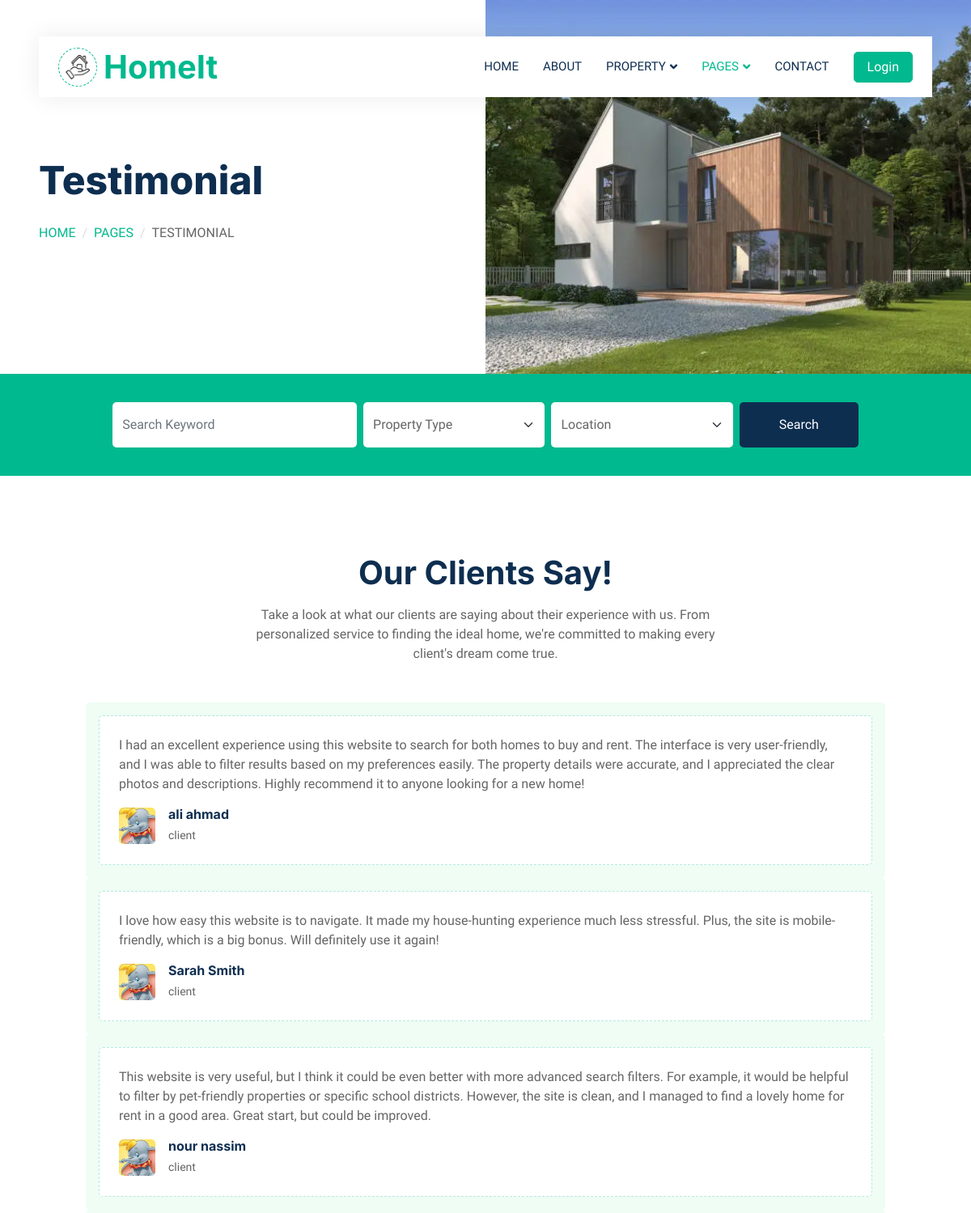
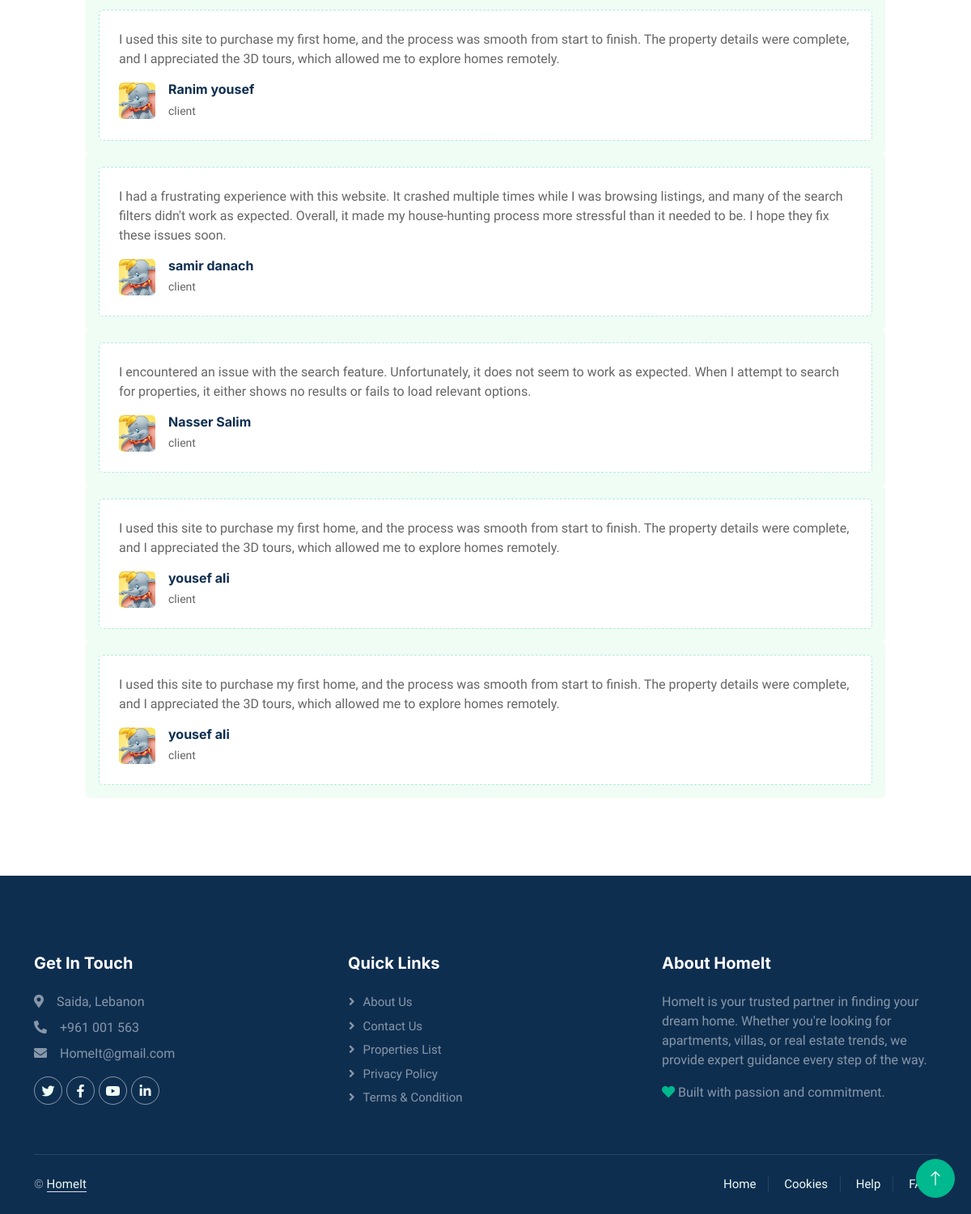
The app's page /frontend/testimonial.php with its own data (2 pictures, top to bottom).
### tables this page shows
CREATE TABLE `client_reviews` (
  `client_review_id` int(11) NOT NULL,
  `name` varchar(20) NOT NULL,
  `email` varchar(50) NOT NULL,
  `subject` varchar(100) NOT NULL,
  `message` text NOT NULL,
  `created_at` timestamp NOT NULL DEFAULT current_timestamp()
);

### frontend/testimonial.php (the view, shortened to what this page needs)
<?php
  require_once '../inc/connection.php';
?>
<!DOCTYPE html>
<html lang="en">
<head>
    <link href="https://cdnjs.cloudflare.com/ajax/libs/font-awesome/5.10.0/css/all.min.css" rel="stylesheet">
    <link href="https://cdn.jsdelivr.net/npm/bootstrap-icons@1.4.1/font/bootstrap-icons.css" rel="stylesheet">
    <link href="../css/bootstrap.min.css" rel="stylesheet">
    <link href="../css/style.css" rel="stylesheet">
</head>
<body>
    <div class="container-xxl bg-white p-0">
        <div class="container-fluid nav-bar bg-transparent">
            <nav class="navbar navbar-expand-lg bg-white navbar-light py-0 px-4">
                <a href="index.php" class="navbar-brand d-flex align-items-center text-center">
                    <div class="icon p-2 me-2">
                        <img class="img-fluid" src="../img/icon.png" alt="Icon" style="width: 30px; height: 30px;">
                    </div>
                    <h1 class="m-0 text-primary">HomeIt</h1>
                </a>
                <div class="collapse navbar-collapse" id="navbarCollapse">
                    <div class="navbar-nav ms-auto">
                        <a href="index.php" class="nav-item nav-link">Home</a>
                        <a href="about.php" class="nav-item nav-link">About</a>
                            <div class="nav-item dropdown">
                            <a href="#" class="nav-link dropdown-toggle" data-bs-toggle="dropdown">Property</a>
                        </div>
                        <div class="nav-item dropdown">
                            <a href="#" class="nav-link dropdown-toggle active" data-bs-toggle="dropdown">Pages</a>
                        </div>
                        <a href="contact.php" class="nav-item nav-link">Contact</a>
                    </div>
                    <a href="../sign_up_sign_in/login.php" class="btn btn-primary px-3 d-none d-lg-flex">Login</a>
                </div>
            </nav>
        </div>
        <div class="container-fluid header bg-white p-0">
            <div class="row g-0 align-items-center flex-column-reverse flex-md-row">
                <div class="col-md-6 p-5 mt-lg-5">
                    <h1 class="display-5 animated fadeIn mb-4">Testimonial</h1>
                        <nav aria-label="breadcrumb animated fadeIn">
                        <ol class="breadcrumb text-uppercase">
                            <li class="breadcrumb-item"><a href="#">Home</a></li>
                            <li class="breadcrumb-item"><a href="#">Pages</a></li>
                            <li class="breadcrumb-item text-body active" aria-current="page">Testimonial</li>
                        </ol>
                    </nav>
                </div>
                <div class="col-md-6 animated fadeIn">
                    <img class="img-fluid" src="../img/z-header1.webp" alt="">
                </div>
            </div>
        </div>
        <div class="container-fluid bg-primary mb-5" style="padding: 35px;">
            <div class="container">
                <div class="row g-2">
                     <Center>
                    <form action="property-list.php" method="get">
                        <div class="col-md-10">
                            <div class="row g-2">
                                <div class="col-md-4">
                                    <input type="text" class="form-control border-0 py-3" name="keyword" placeholder="Search Keyword" value="<?= isset($_GET['keyword']) ? htmlspecialchars($_GET['keyword']) : '' ?>">
                                </div>
                                <div class="col-md-3">
                                    <select class="form-select border-0 py-3" name="type_id">
                                        <option value="">Property Type</option>
                                    </select>
                                </div>
                                <div class="col-md-3">
                                    <select class="form-select border-0 py-3" name="city_id">
                                        <option value="">Location</option>
                                    </select>
                                </div>
                                <div class="col-md-2">
                                    <button type="submit" class="btn btn-dark border-0 w-100 py-3">Search</button>
                                </div>
                            </div>
                        </div>
                    </form></Center>
                </div>
            </div>
        </div>
        <?php
            $sql = "SELECT * FROM client_reviews";
            $all_reviews = $con->query($sql);
        ?>
        <div class="container-xxl py-5">
            <div class="container">
                <div class="text-center mx-auto mb-5" style="max-width: 600px;">
                    <h1 class="mb-3">Our Clients Say!</h1>
                    <p>Take a look at what our clients are saying about their experience with us. From personalized service to finding
                        the ideal home, we're committed to making every client's dream come true.</p>
                </div>
                <div class="owl-carousel testimonial-carousel">
                <?php while($row = mysqli_fetch_assoc($all_reviews)){ ?>
                    <div class="testimonial-item bg-light rounded p-3">
                        <div class="bg-white border rounded p-4">
                            <p><?php echo $row["message"];  ?></p>
                            <div class="d-flex align-items-center">
                                <img class="img-fluid flex-shrink-0 rounded" src="../img/dumbo.jfif" style="width: 45px; height: 45px;">
                                <div class="ps-3">
                                    <h6 class="fw-bold mb-1"><?php echo $row["name"];  ?></h6>
                                    <small>client</small>
                                </div>
                            </div>
                        </div>
                    </div>
                <?php }?>
                </div>
            </div>
        </div>
        <div class="container-fluid bg-dark text-white-50 footer pt-5 mt-5">
            <div class="container py-5">
                <div class="row g-5">
                    <div class="col-lg-4 col-md-6">
                        <h5 class="text-white mb-4">Get In Touch</h5>
                        <p class="mb-2"><i class="fa fa-map-marker-alt me-3"></i>Saida, Lebanon</p>
                        <p class="mb-2"><i class="fa fa-phone-alt me-3"></i>+961 001 563</p>
                        <p class="mb-2"><i class="fa fa-envelope me-3"></i>HomeIt@gmail.com</p>
                        <div class="d-flex pt-2">
                            <a class="btn btn-outline-light btn-social" href=""><i class="fab fa-twitter"></i></a>
                            <a class="btn btn-outline-light btn-social" href=""><i class="fab fa-facebook-f"></i></a>
                            <a class="btn btn-outline-light btn-social" href=""><i class="fab fa-youtube"></i></a>
                            <a class="btn btn-outline-light btn-social" href=""><i class="fab fa-linkedin-in"></i></a>
                        </div>
                    </div>
                    <div class="col-lg-4 col-md-6">
                        <h5 class="text-white mb-4">Quick Links</h5>
                        <a class="btn btn-link text-white-50" href="about.php">About Us</a>
                        <a class="btn btn-link text-white-50" href="contact.php">Contact Us</a>
                        <a class="btn btn-link text-white-50" href="properties-list.php">Properties List</a>
                        <a class="btn btn-link text-white-50" href="">Privacy Policy</a>
                        <a class="btn btn-link text-white-50" href="">Terms & Condition</a>
                    </div>
                    <div class="col-lg-4 col-md-6">
                        <h5 class="text-white mb-4">About HomeIt</h5>
                        <p>HomeIt is your trusted partner in finding your dream home. Whether you're looking for apartments, villas, or real estate trends, we provide expert guidance every step of the way.</p>
                        <p><i class="fa fa-heart text-primary"></i> Built with passion and commitment.</p>
                    </div>
                </div>
            </div>
            <div class="container">
                <div class="copyright">
                    <div class="row">
                        <div class="col-md-6 text-center text-md-start mb-3 mb-md-0">
                            &copy; <a class="border-bottom" href="#">HomeIt</a>
                        </div>
                        <div class="col-md-6 text-center text-md-end">
                            <div class="footer-menu">
                                <a href="#">Home</a>
                                <a href="#">Cookies</a>
                                <a href="#">Help</a>
                                <a href="#">FAQs</a>
                            </div>
                        </div>
                    </div>
                </div>
            </div>
        </div>
        <a href="#" class="btn btn-lg btn-primary btn-lg-square back-to-top"><i class="bi bi-arrow-up"></i></a>
    </div>
</body>
</html>

### css/style.css (style rules this page uses)
:root { --primary: #00B98E; --secondary: #FF6922; --light: #EFFDF5; --dark: #0E2E50; }
.back-to-top { display: none; position: fixed; bottom: 20px; right: 20px; z-index: 1000; }
.btn { transition: .5s; }
.btn.btn-primary, .btn.btn-secondary { color: #FFFFFF; }
.btn-lg-square { width: 48px; height: 48px; }
.btn-square, .btn-sm-square, .btn-lg-square { padding: 0; display: flex; align-items: center; justify-content: center; font-weight: normal; border-radius: 50px; }
.nav-bar { position: relative; margin-top: 45px; padding: 0 3rem; transition: .5s; z-index: 9999; }
.navbar { box-shadow: 0 0 30px rgba(0, 0, 0, .08); }
.navbar .dropdown-toggle::after { border: none; content: "\f107"; font-family: "Font Awesome 5 Free"; font-weight: 900; vertical-align: middle; margin-left: 5px; transition: .5s; }
.navbar-light .navbar-nav .nav-link { margin-right: 30px; padding: 25px 0; color: #FFFFFF; font-size: 15px; text-transform: uppercase; outline: none; }
.navbar-light .navbar-nav .nav-link:hover, .navbar-light .navbar-nav .nav-link.active { color: var(--primary); }
.navbar-light .navbar-brand { height: 75px; }
.navbar-light .navbar-nav .nav-link { color: var(--dark); font-weight: 500; }
@media (min-width: 992px) { .header { margin-top: -120px; } }
.breadcrumb-item + .breadcrumb-item::before { color: #DDDDDD; }
.icon { padding: 15px; display: inline-flex; align-items: center; justify-content: center; background: #FFFFFF !important; border-radius: 50px; border: 1px dashed var(--primary) !important; }
.testimonial-carousel { padding-left: 1.5rem; padding-right: 1.5rem; }
@media (min-width: 576px) { .testimonial-carousel { padding-left: 4rem; padding-right: 4rem; } }
.testimonial-carousel .testimonial-item .border { border: 1px dashed rgba(0, 185, 142, .3) !important; }
.footer .btn.btn-social { margin-right: 5px; width: 35px; height: 35px; display: flex; align-items: center; justify-content: center; color: var(--light); border: 1px solid rgba(255,255,255,0.5); border-radius: 35px; transition: .3s; }
.footer .btn.btn-link { display: block; margin-bottom: 5px; padding: 0; text-align: left; font-size: 15px; font-weight: normal; text-transform: capitalize; transition: .3s; }
.footer .btn.btn-link::before { position: relative; content: "\f105"; font-family: "Font Awesome 5 Free"; font-weight: 900; margin-right: 10px; }
.footer .copyright { padding: 25px 0; font-size: 15px; border-top: 1px solid rgba(256, 256, 256, .1); }
.footer .copyright a { color: var(--light); }
.footer .footer-menu a { margin-right: 15px; padding-right: 15px; border-right: 1px solid rgba(255, 255, 255, .1); }
.footer .footer-menu a:last-child { margin-right: 0; padding-right: 0; border-right: none; }

### records on screen
client_reviews: message "I had an excellent experience using this website to search for both homes to buy and rent. The interface is very user-friendly, and I was able to filter results based on my preferences easily. The property details were accurate, and I appreciated the clear photos and descriptions. Highly recommend it to anyone looking for a new home!", name "ali ahmad"
client_reviews: message "I love how easy this website is to navigate. It made my house-hunting experience much less stressful. Plus, the site is mobile-friendly, which is a big bonus. Will definitely use it again!", name "Sarah Smith"
client_reviews: message "This website is very useful, but I think it could be even better with more advanced search filters. For example, it would be helpful to filter by pet-friendly properties or specific school districts. However, the site is clean, and I managed to find a lovely home for rent in a good area. Great start, but could be improved.", name "nour nassim"
client_reviews: message "I used this site to purchase my first home, and the process was smooth from start to finish. The property details were complete, and I appreciated the 3D tours, which allowed me to explore homes remotely.", name "Ranim yousef"
client_reviews: message "I had a frustrating experience with this website. It crashed multiple times while I was browsing listings, and many of the search filters didn't work as expected. Overall, it made my house-hunting process more stressful than it needed to be. I hope they fix these issues soon.", name "samir danach"
client_reviews: message "I encountered an issue with the search feature. Unfortunately, it does not seem to work as expected. When I attempt to search for properties, it either shows no results or fails to load relevant options.", name "Nasser Salim"
client_reviews: message "I used this site to purchase my first home, and the process was smooth from start to finish. The property details were complete, and I appreciated the 3D tours, which allowed me to explore homes remotely.", name "yousef ali"
client_reviews: message "I used this site to purchase my first home, and the process was smooth from start to finish. The property details were complete, and I appreciated the 3D tours, which allowed me to explore homes remotely.", name "yousef ali"
